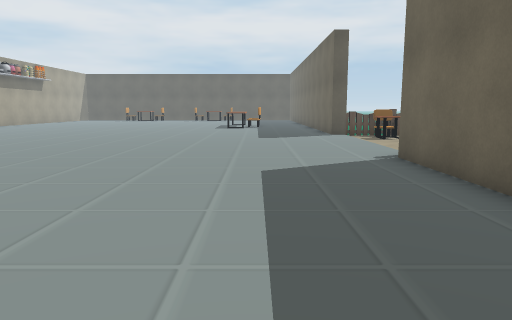
view 1 (above)

23 first-person views from a walk through a scene from a Unity 3-D project. The camera is 1.2 m above the floor, tilts 8° down and sees 70° across. The floor is counted in squares, 1 m on a side. Each view is taken from the middle of a square. On the plan, view 1 faces up. The plan holds only what a view shows up to about 15 squares ahead; the rest is blank. The place goes on beyond the plan. The player is left out.

view 2
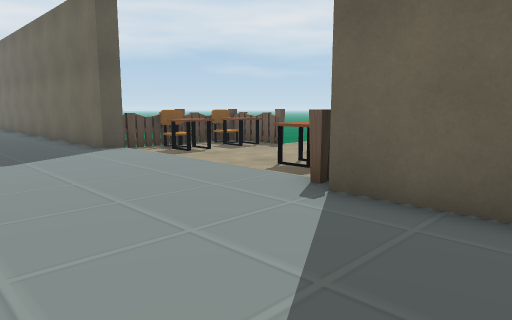

view 3
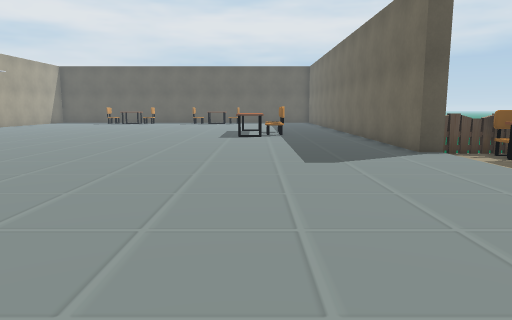

view 4
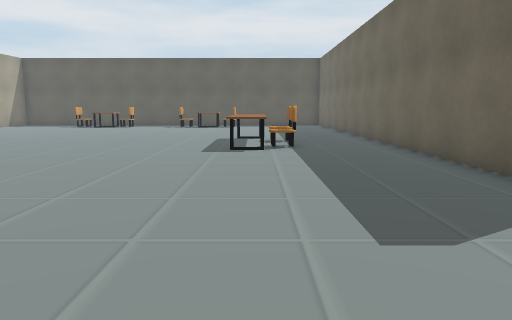

view 5
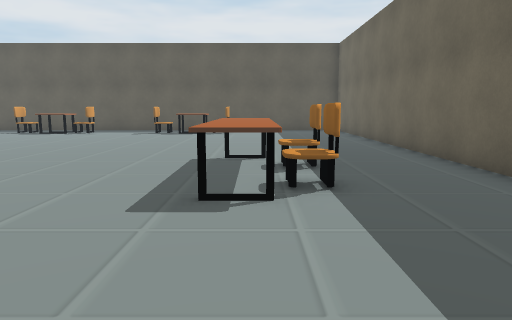

view 6
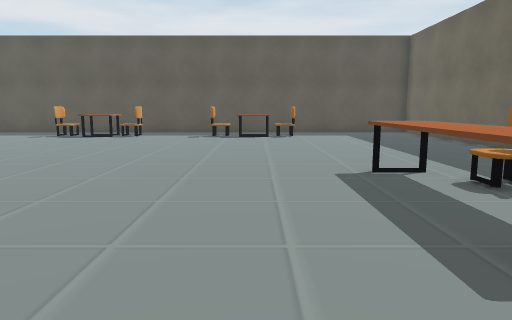

view 7
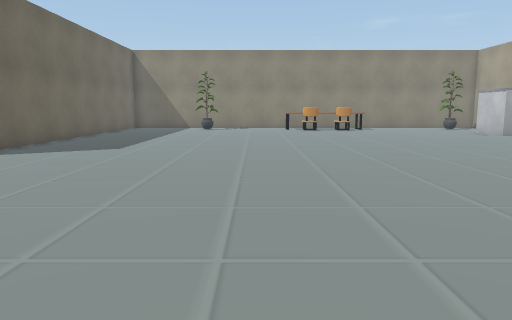

view 8
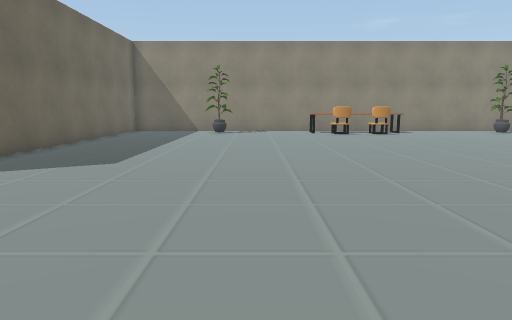

view 9
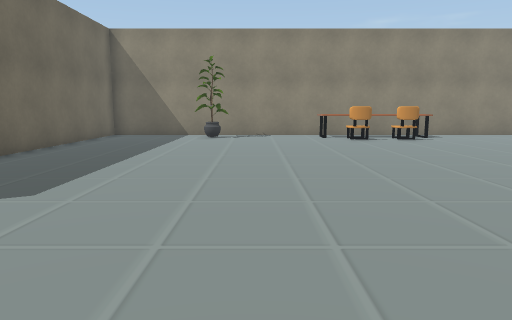

view 10
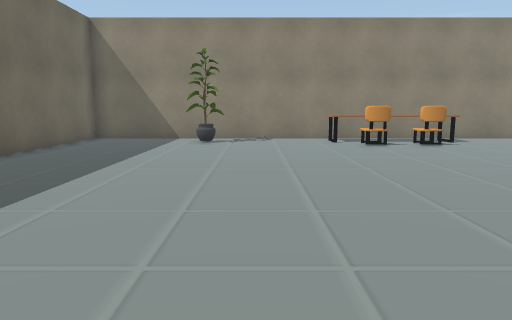

view 11
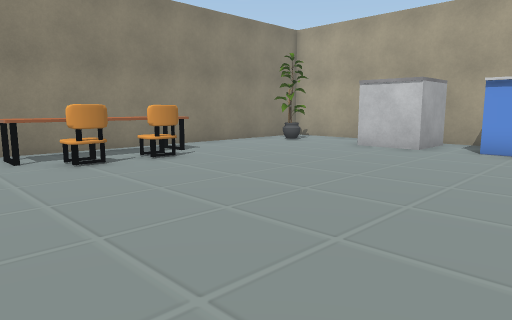

view 12
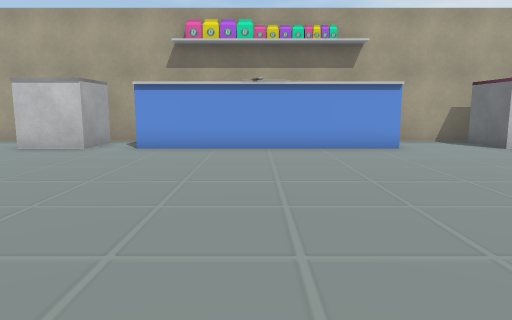

view 13
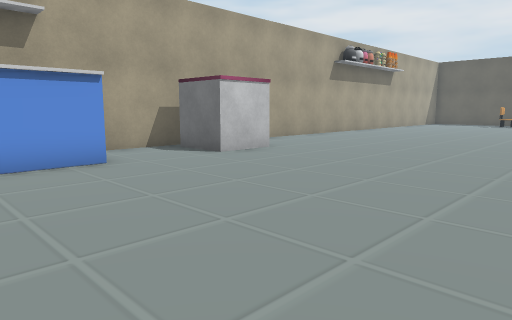

view 14
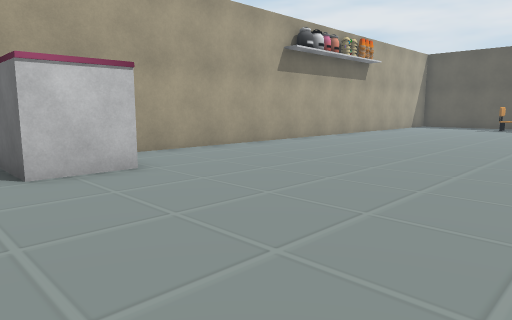

view 15
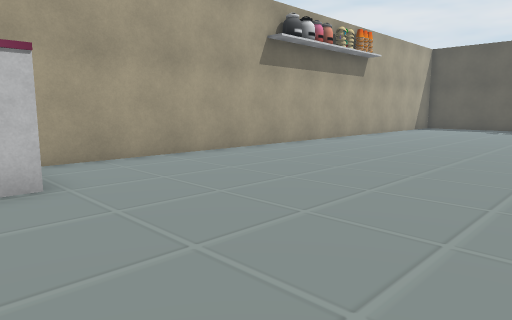

view 16
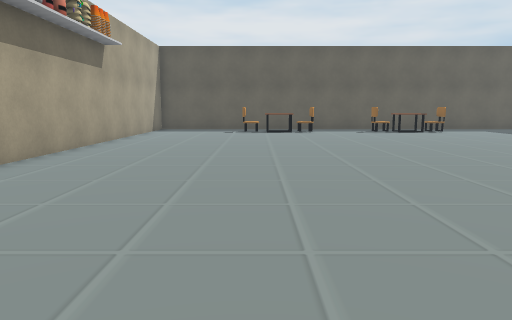

view 17
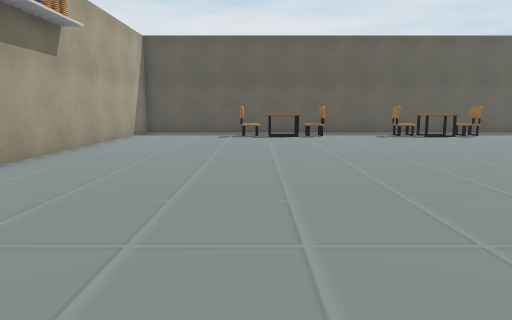

view 18
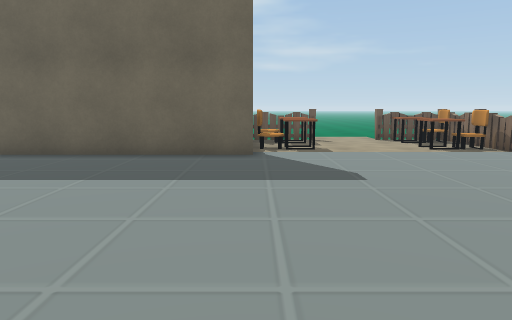

view 19
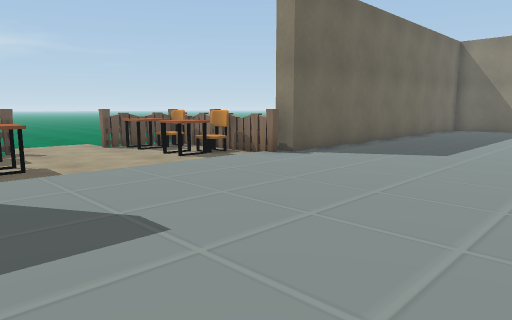

view 20
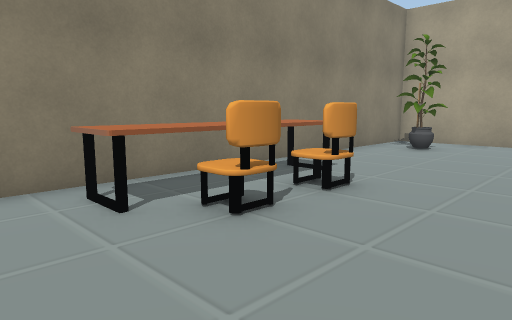

view 21
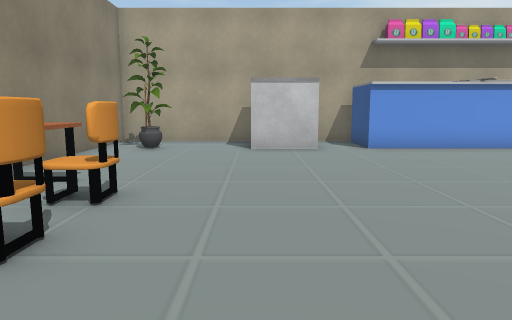

view 22
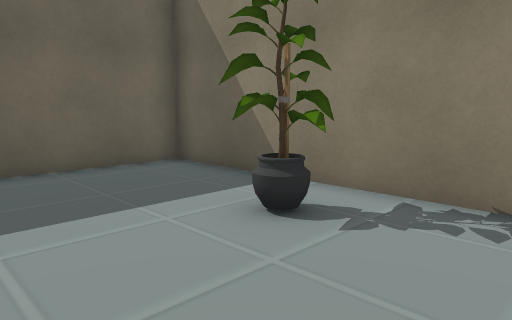

view 23
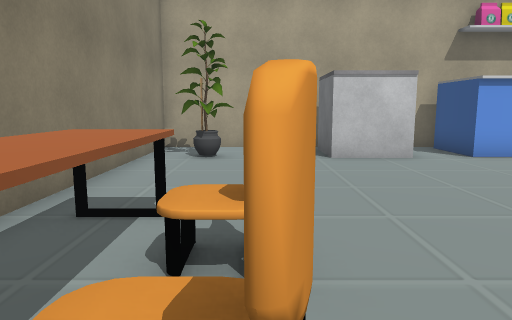

### Floor plan
Points are (right, up) in squares from view 1. A wall is a line through its corners. A room is listed if a view was taken in it or the views show most of it. See-through windows are left out.
Room 1 (views 1, 2, 3, 4, 5, 6, 7, 8, 9, 10, 11, 12, 13, 14, 15, 16, 17, 18, 19, 20, 21, 22, 23)
walls: (-15, 16.6) (-15, 14.5) (-17, 14.5); (-15, 11.4) (-15, 3.4) (-17.1, 3.4); (3.7, 9.5) (9.1, 9.5); (-17.5, 15) (-17.5, 12.2); (8.8, 14.5) (8.8, 17.4); (9.1, 17.1) (3.5, 17.1) (3.5, 35.2); (8.8, 9.2) (8.8, 12.2); (-17.5, 3.8) (-17.5, 1.5); (-7.2, -1.9) (-6.6, -1.9) (-6.6, -2.5); (-17, 1.9) (-15, 1.9) (-15, -0.1) (-17, -0.1); (-9, -1.9) (-8.4, -1.9); (-17.5, 0) (-17.5, -4.9) (3.5, -4.9) (3.5, 9) (4.2, 9); (-17.5, 35.2) (-17.5, 17.1)
objects: other object (-15, -3); other object (-10, -4) to (-6, -3); other object (-1, -3); other object (-1, 23); other object (5, 11) to (6, 12); other object (5, 15) to (6, 16); other object (6, 10); other object (6, 17); other object (7, 15) to (8, 16); other object (8, 10); other object (8, 11) to (8, 12); other object (8, 17)

Positions as (right, up) in squares from view 1, and headings:
1: (0, 0), facing up
2: (-1, 6), facing up-right
3: (-1, 7), facing up
4: (-1, 12), facing up
5: (-1, 18), facing up
6: (-4, 20), facing up
7: (-4, 18), facing down
8: (-3, 15), facing down
9: (-3, 12), facing down
10: (-3, 10), facing down
11: (-4, 6), facing down-left
12: (-4, 7), facing left
13: (-7, 8), facing up-left
14: (-8, 13), facing up-left
15: (-9, 15), facing up-left
16: (-12, 17), facing up
17: (-12, 20), facing up
18: (-6, 17), facing right
19: (-3, 17), facing down-right
20: (-4, 1), facing down-left
21: (-4, 0), facing left
22: (-4, 0), facing down-right
23: (-6, -2), facing left
